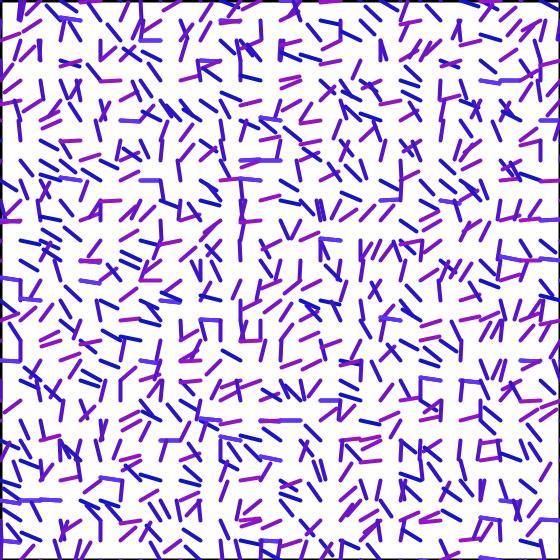
Frame 1 (no input)
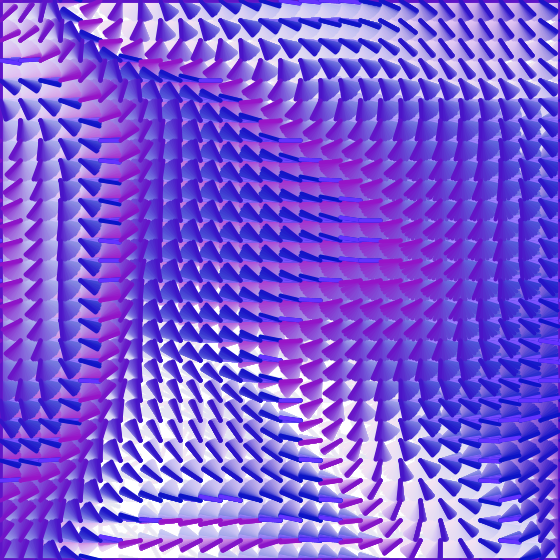
Frame 60 (the mouse pressed at the canvas centre just before this capture)
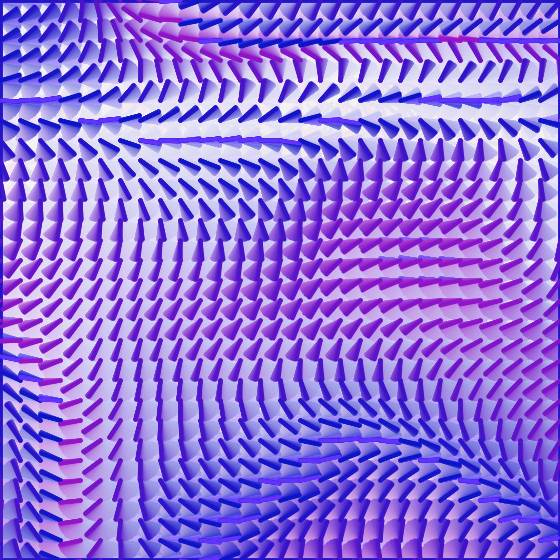
Frame 120 (the mouse held since frame 60 and released just before this capture)

The Processing sketch that drew these frames (run headless with seeded random() and noise(); from frame 60 on, the mouse is pressed at the canvas centre):

// Processing sketch: processing_92421
// ── processing_92421.pde

int n = 30;
float[][] magnets = new float[n][n];
float[][] forces = new float[n][n];
int time = 0;
int scale = 2;

void setup(){
  //size(10*n-10,20*n-10);
  size(560,560);
  int sx = 280*scale;
  int sy = 280*scale;
  //size(sx,sy);
  background(255);
  strokeWeight(2*scale);
  for (int i=0;i<n;i++){
    for (int j=0;j<n;j++){
      magnets[i][j] = random(2*PI);
      forces[i][j] = 0.0;
    }
  }
}

void draw(){
    for (int i=0;i<n;i++){
    for (int j=0;j<n;j++){
      //forces[i][j] = 0.0;
      forces[i][j] = 2*(noise(0.1*i,0.1*j,0.01*time)-0.5);
    }
  }
  //background(255);
  fill(255,10);
  rect(0,0,width,height);
  for (int i=0;i<n;i++){
    for (int j=0;j<n;j++){
      pushMatrix();
      translate(10*scale*i,10*scale*j);
      rotate(magnets[i][j]);
      strokeWeight(2*scale);
      stroke(50*(abs(magnets[i][j]) % 3.12),20,200,255);
      line(10*scale,0,0,0);
      if (abs(magnets[i][j]) % 3.12 < 0.2) {
        stroke(100,50,255);
        line(10*scale,0,0,0);
      }
      
      
      //if (i>0 && i<9 && j>0 && j<9){
        if (i<9) {forces[i][j] -= magnets[i][j] - magnets[i+1][j];}
        if (i>0) {forces[i][j] -= magnets[i][j] - magnets[i-1][j];}
        if (j<9) {forces[i][j] -= magnets[i][j] - magnets[i][j+1];}
        if (j>0) {forces[i][j] -= magnets[i][j] - magnets[i][j-1];}
//        if (j==0) {forces[i][j] += 0.3*i*noise(time*0.01);}
        //if (j==0) {forces[i][j] += 4*noise(3*i+time*0.1)-1;}
      //}else{
        //magnets[i][j] += 0.1*random(-0.1,0.1);
        //magnets[i][j] += random(-1,1)/(1.1 + pow(mouseX - 10*i,2) + pow(mouseY - 10*j,2));
      //}
      magnets[i][j] += 0.3*forces[i][j];
      popMatrix();
    }
  }
  time++;
}

void mousePressed(){
    for (int i=0;i<n;i++){
    for (int j=0;j<n;j++){
      magnets[i][j] = random(-10,10);
    }
  }
}
